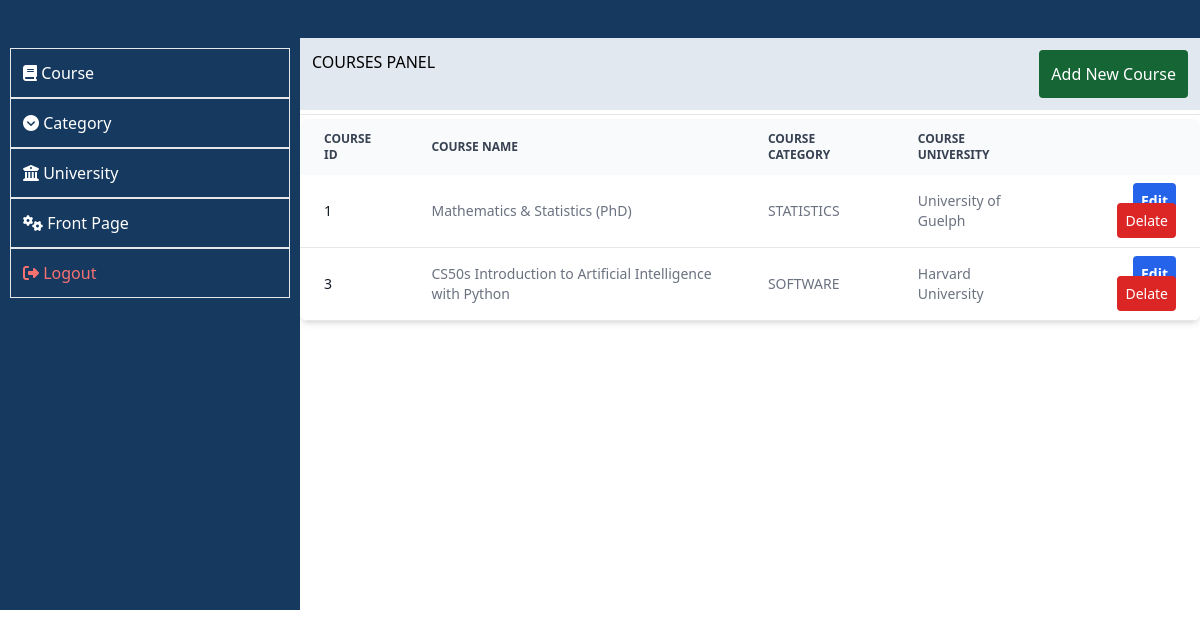
Page /admin/dashboard.php (signed in) on the committed database.
### tables this page shows
CREATE TABLE `courses` (
  `course_id` int(11) NOT NULL,
  `course_title` text NOT NULL,
  `course_overview` text NOT NULL,
  `course_university` text NOT NULL,
  `course_eligibility` text NOT NULL,
  `course_unit` text NOT NULL,
  `course_registration` text NOT NULL,
  `course_fee` text NOT NULL,
  `carrier` text NOT NULL,
  `course_duration` text NOT NULL,
  `degree` text NOT NULL,
  `site` text NOT NULL,
  `created_date` varchar(200) NOT NULL,
  `course_category` text NOT NULL,
  `postedby` varchar(200) NOT NULL
);

### admin/func.php (called while the page is built, shortened)
<?php
function getcourse(){
    include 'db/connect_db.php';
    $query = "SELECT * FROM courses";
    $run_query = mysqli_query($conn, $query);
    $courses = array();
    while($row = mysqli_fetch_assoc($run_query)){
        $courses[] = $row;
    }
    return $courses;
};

### admin/course.php (the view, shortened to what this page needs)
<?php include('func.php'); ?>
<div class="p-3 bg-slate-200" style="display:flex; justify-content:space-between">
    <h4 class="">COURSES PANEL</h4>
    <a href="dashboard.php?page=addcourse" class="p-3 font-small text-white rounded btn bg-green-800">Add New Course</a>
</div>
<hr class="my-1" />
<div style="height:29.7rem; overflow:auto">
<div class="relative overflow-x-auto shadow-md sm:rounded-lg">
<table class="w-full text-sm text-left text-gray-500 dark:text-gray-400">
<thead class="text-xs text-gray-700 uppercase bg-gray-50 dark:bg-gray-700 dark:text-gray-400">
<tr>
<th scope="col" class="px-6 py-3">
Course ID
</th>
<th scope="col" class="px-6 py-3">
Course Name
</th>
<th scope="col" class="px-6 py-3">
Course Category
</th>
<th scope="col" class="px-6 py-3">
Course University
</th>
<th scope="col" class="px-6 py-3">
</th>
</tr>
</thead>
<tbody>
<?php
$course = getcourse();
foreach ($course as $key => $cval) {
    ?>
    <tr class="bg-white border-b dark:bg-gray-800 dark:border-gray-700">
<th scope="row" class="px-6 py-4 font-medium text-gray-900 dark:text-white whitespace-nowrap">
<?php echo $cval['course_id'] ?>
</th>
<td class="px-6 py-4">
<?php echo $cval['course_title'] ?>
</td>
<td class="px-6 py-4">
   <?php echo $cval['course_category']       ?>
</td>
<td class="px-6 py-4">
   <?php echo $cval['course_university']       ?>
</td>
<td class="px-6 py-4 text-right">
<p><a href="#" class="font-xs rounded font-bold p-2 text-white btn bg-blue-600">Edit</a> <a href="dashboard.php?page=deleteco&courseID=<?php echo $cval['course_id'] ?>" class="font-small p-2 text-white btn bg-red-600 rounded">Delate</a></p>
</td>
</tr>
    <?php
}
?>
</tbody>
</table>
</div>
</div>

### rows in the picture
courses: course_id "1", course_title "Mathematics & Statistics (PhD)", course_category "STATISTICS", course_university "University of Guelph"
courses: course_id "3", course_title "CS50s Introduction to Artificial Intelligence with Python", course_category "SOFTWARE", course_university "Harvard University"
